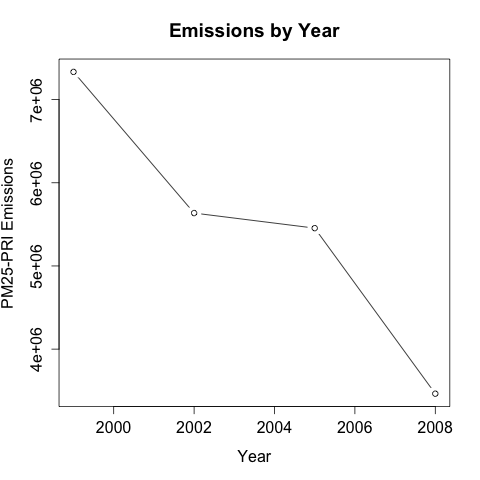

This figure's R source:
################################
# QUESTION 1: Have total emissions from PM2.5 decreased in the United States from 1999 to 2008? 
# Using the base plotting system, make a plot showing the total PM2.5 emission from all sources for each of the years 1999, 2002, 2005, and 2008. 
# For deeper explanation turn to: https://github.com/aprGitHub/c4p2
################################
library(plyr)
###################################
# MAIN ROUTINE: plot1.R
# 1. Ad-hoc function to download the data for this exercise, be patient, it takes a while:-! 
source("downloadAndUnzip.R")
data <- downloadAndUnzip()

# 2. Get the sub-set required, summing up the Emmissions 
dataSumEmissionsByYear <- ddply(data, .(year), summarise, sumEmissions = sum(Emissions, na.rm = TRUE))
rm(data) # Remove the object (otherwise my old laptop may run out of memory:)

# 3. Plot and save the file
plot(dataSumEmissionsByYear$year,dataSumEmissionsByYear$sumEmissions,type="b",xlab="Year",ylab="PM25-PRI Emissions",main="Emissions by Year")
pngFile <- "plot1.png"
dev.copy(png, file = pngFile,  bg = "white")
dev.off()
###################################
